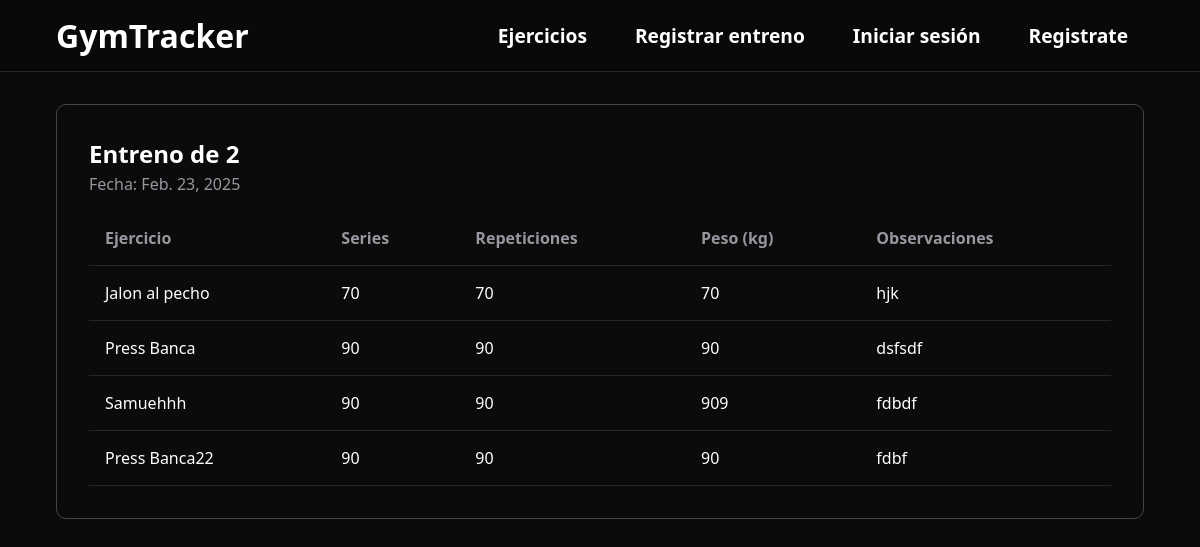
/registrarEntreno/6/listaEjercicios, run on the app's committed database.
### gymApp/models.py (models this page shows, shortened)
class Entreno(models.Model):
    usuario = models.ForeignKey(User, on_delete=models.CASCADE)
    nombre = models.CharField(max_length=100)
    fecha = models.DateField()
    valoracion = models.IntegerField()
    numero_ejercicios = models.IntegerField()
    comentarios = models.CharField(max_length=300, null=True)
    class Meta:
        verbose_name = 'Entreno'
        verbose_name_plural = 'Entrenos'

class Ejercicio_realizado(models.Model):
    entreno = models.ForeignKey(Entreno, on_delete=models.CASCADE, related_name='ejercicios')
    nombre = models.ForeignKey(Ejercicio, on_delete=models.CASCADE)
    peso = models.IntegerField()
    series = models.IntegerField()
    repeticiones = models.IntegerField()
    observaciones = models.CharField(max_length=200, blank=True, null=True)
    class Meta:
        verbose_name = 'Ejercicio_realizado'
        verbose_name_plural = 'Ejercicios_realizados'

class Ejercicio(models.Model):
    nombre = models.CharField(max_length=100)
    musculos = models.ManyToManyField(Musculo)
    visibilidad = models.CharField(max_length=200, default='all')
    class Meta:
        verbose_name = 'Ejercicio'
        verbose_name_plural = 'Ejercicios'
    def __str__(self):
        return f"{self.nombre}"

### gymApp/views.py (the view)
# urls.py: path('registrarEntreno/<int:pk>/listaEjercicios', ListaEjerciciosDeUnEntreno.as_view(), name='listaEjerciciosDeUnEntreno'),
class ListaEjerciciosDeUnEntreno(ListView):
    model = Ejercicio_realizado
    template_name = 'gymApp/listaEjerciciosDeUnEntreno.html'
    context_object_name = 'ejerciciosRealizados'
    def get_queryset(self):
        query = super().get_queryset()
        entreno = Entreno.objects.get(id=self.kwargs['pk'])
        query = query.filter(entreno=entreno)
        return query
    def get_context_data(self, **kwargs):
        contexto = super().get_context_data(**kwargs)
        contexto['entreno'] = Entreno.objects.get(id=self.kwargs['pk'])
        return contexto

### gymApp/templates/gymApp/listaEjerciciosDeUnEntreno.html
{% extends 'gymApp/base.html' %}
{% block header %}
    <header class="header-noprincipal">
        <a href="{% url 'principal' %}">
            <h1>GymTracker</h1>
        </a>
        <div class="lista-enlaces">
            <a href="{% url 'anadirEjercicio' %}">Ejercicios</a>
            <a href="{% url 'registrarEntreno' %}">Registrar entreno</a>
            {% if user.is_authenticated %}
                    <a class="open_submenu">Perfil</a>
                    <div class="submenu">
                        <ul>
                            <li><a href="{% url 'perfilUsuario' pk=request.user.pk %}" class="enlaces-desplegable">Ver perfil</a></li>
                            <li>
                                <form action="{% url 'logout' %}" method="post">
                                {% csrf_token %}
                                <button type="submit" class="">Cerrar sesión</button>
                            </li>
                            </form>
                        </ul>
                    </div>
            {% else %}
                    <a href="{% url 'login' %}">Iniciar sesión</a>
                    <a href="{% url 'registroUsuario' %}">Registrate</a>
            {% endif %}
        </div>
    </header>
{% endblock %}
{% block contenido %}
<main id="main-ejercicio-entreno">
    <section id="card-ejercicios-entreno">
        <h1>Entreno de {{ entreno.nombre }}</h1>
        <p>Fecha: {{ entreno.fecha }}</p>
        <table class="tabla">
            <thead>
                <tr>
                    <th>Ejercicio</th>
                    <th>Series</th>
                    <th>Repeticiones</th>
                    <th>Peso (kg)</th>
                    <th>Observaciones</th>
                </tr>
            </thead>
            <tbody>
                {% for ejercicio in ejerciciosRealizados %}
                    <tr>
                        <td>{{ ejercicio.nombre }}</td>
                        <td>{{ ejercicio.series }}</td>
                        <td>{{ ejercicio.repeticiones }}</td>
                        <td>{{ ejercicio.peso }}</td>
                        {% if ejercicio.observaciones != None %}
                            <td>{{ ejercicio.observaciones }}</td>
                        {% else %}
                            <td>No hay observaciones</td>
                        {% endif %}
                    </tr>
                {% endfor %}
            </tbody>
        </table>
    </section>
</main>
{% endblock %}

### gymApp/static/css/base.css (style rules this page uses)
:root { --color-primario: #09090b; --gris-clarito: #39393b; --color-hover: #5c5b5b; --color-submenu: #1c1c1e; --color-texto: #ffffff; }
* { margin: 0; font-family: system-ui, -apple-system, BlinkMacSystemFont, 'Segoe UI', Roboto, Oxygen, Ubuntu, Cantarell, 'Open Sans', 'Helvetica Neue', sans-serif; box-sizing: border-box; }
body { background-color: rgb(11, 11, 11); color: white; display: grid; height: 100vh; grid-template-rows: 9vh 91% 1fr; }
.header-noprincipal { background-color: var(--color-primario); display: flex; align-items: center; justify-content: space-between; padding: 0px 3.5rem; border-bottom: #27272a 1px solid; }
.header-noprincipal .lista-enlaces { display: flex; gap: 1rem; position: relative; }
.header-noprincipal .lista-enlaces a:not(.enlaces-desplegable) { text-decoration: none; padding: 1rem; font-size: larger; font-weight: bold; border-radius: 10px; transition: all 100ms linear; }
.header-noprincipal a { color: white; text-decoration: none; cursor: pointer; }

### gymApp/static/css/formularios.css (style rules this page uses)
:root { --color-primario: #09090b; --gris-clarito: #39393b; --bordes: #27272a; }
* { box-sizing: border-box; }

### gymApp/static/css/añadirEjercicio.css (style rules this page uses)
:root { --color-primario: #09090b; --gris-clarito: #39393b; --azul-sombra: #1f89b0; }
html { scroll-behavior: smooth; }

### gymApp/static/css/añadirEntreno.css (style rules this page uses)
:root { --color-primario: #09090b; --gris-clarito: #39393b; --azul-sombra: #1f89b0; --bordes: #27272a; }
* { box-sizing: border-box; }
.tabla { width: 100%; border-collapse: collapse; box-sizing: border-box; }
.tabla th, .tabla td { text-align: left; vertical-align: middle; border-bottom: solid 1px var(--bordes); padding: 1rem; }
.tabla th { color: #9797a0; }

### gymApp/static/css/anadirEjercicioRealizado.css (style rules this page uses)
:root { --color-primario: #09090b; --gris-clarito: #39393b; --color-hover: #5c5b5b; --color-submenu: #1c1c1e; --color-texto: #ffffff; }
* { box-sizing: border-box; }

### gymApp/static/css/listaEjerciciosDeUnEntreno.css (style rules this page uses)
#main-ejercicio-entreno { padding: 2rem 3.5rem 0 3.5rem; }
#card-ejercicios-entreno { display: flex; flex-direction: column; border: 1px solid #45454a; border-radius: 10px; padding: 2rem 2rem; }
#card-ejercicios-entreno p { font-size: bold; color: #9797a0; margin-bottom: 1rem; }
#card-ejercicios-entreno h1 { margin-bottom: .2rem; }

### data on the page
Entreno: nombre "2", fecha "Feb. 23, 2025"
Ejercicio_realizado: nombre "Jalon al pecho", series "70", repeticiones "70", peso "70", observaciones "hjk"
Ejercicio_realizado: nombre "Press Banca", series "90", repeticiones "90", peso "90", observaciones "dsfsdf"
Ejercicio_realizado: nombre "Samuehhh", series "90", repeticiones "90", peso "909", observaciones "fdbdf"
Ejercicio_realizado: nombre "Press Banca22", series "90", repeticiones "90", peso "90", observaciones "fdbf"
